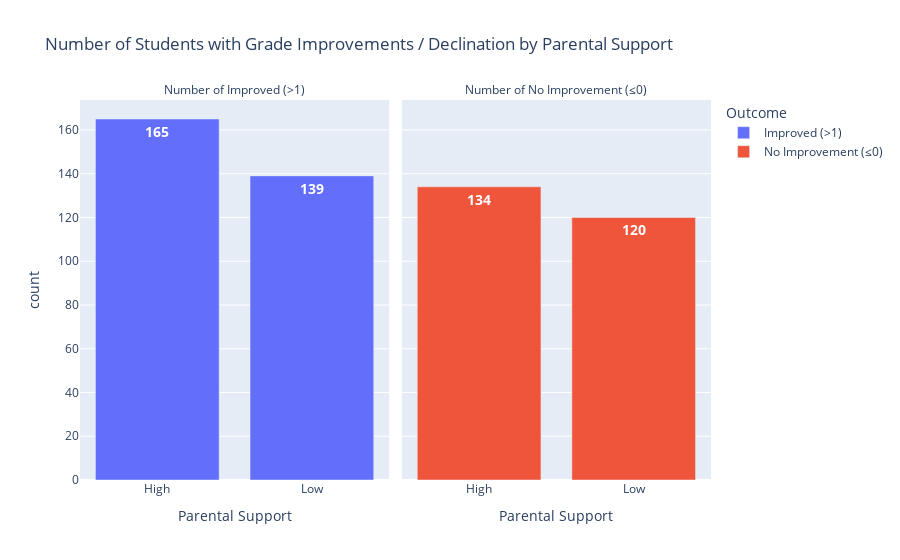
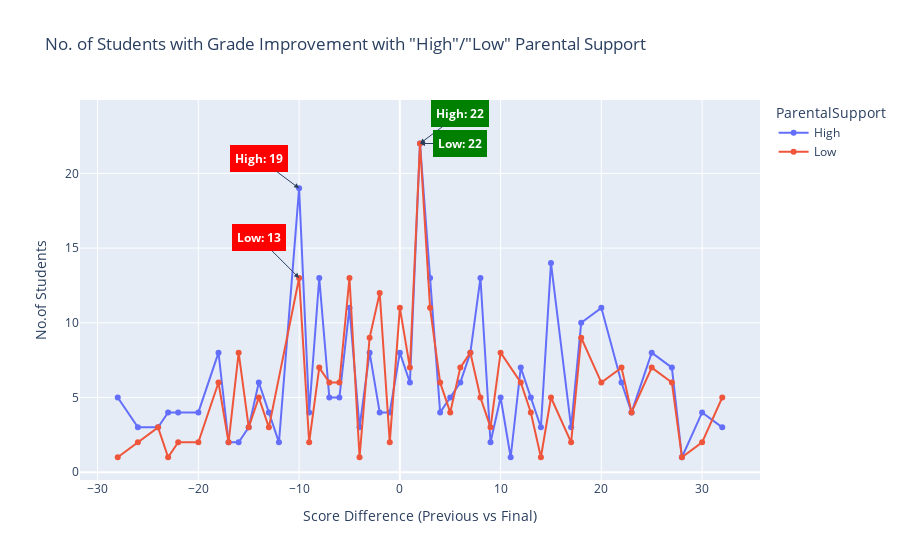

Notebook code cell kept with these figures, in order:
### Code cell
#Study on relationship between parental support and grade improvements (assumptions that parental support helps improve final grade)
def parental_grade(df):

    temp_df = df.copy()
    temp_df['GradeImprovement'] = temp_df['FinalGrade'] - temp_df['PreviousGrade']
    result_df = pd.DataFrame({
        'Improved (>1)': 
        [
            ((temp_df['GradeImprovement'] > 1) & 
            (temp_df['ParentalSupport'] == 'High')).sum()
        ],
        'No Improvement (≤0)': 
        [
            ((temp_df['GradeImprovement'] <= 0) & 
            (temp_df['ParentalSupport'] == 'High')).sum()
        ],
        'Parental Support': 'High'
    })

    result2_df = pd.DataFrame({
        'Improved (>1)': 
        [
            ((temp_df['GradeImprovement'] > 1) & 
            (temp_df['ParentalSupport'] == 'Low')).sum()
        ],
        'No Improvement (≤0)': 
        [
            ((temp_df['GradeImprovement'] <= 0) & 
            (temp_df['ParentalSupport'] == 'Low')).sum()
        ],
        'Parental Support': 'Low'
    })

    temp_df = pd.concat([result_df,result2_df], ignore_index=True)
    temp_df = temp_df.melt(id_vars='Parental Support', value_vars=['Improved (>1)', 'No Improvement (≤0)'],
                           var_name='Outcome', value_name='count')
    
    fig1 = px.bar(temp_df, x='Parental Support', y='count', color='Outcome', facet_col='Outcome', text='count',
                  title='Number of Students with Grade Improvements / Declination by Parental Support')
    fig1.for_each_annotation(lambda x: x.update(text=x.text.replace('Outcome=','Number of ')))
    fig1.update_traces(textfont_size=14, textfont_color='white', textfont_weight='bold')
    fig1.show()

    temp_df = temp_df = df.copy()
    temp_df['GradeImprovement'] = temp_df['FinalGrade'] - temp_df['PreviousGrade']
    temp_df = temp_df[temp_df['ParentalSupport'] != 'Medium']
    temp_df = temp_df.groupby(['ParentalSupport','GradeImprovement'])['StudentID'].count().reset_index(name='count')
    temp_df = temp_df.sort_values(by='GradeImprovement', ascending=True)

    fig2 = px.line(temp_df, x='GradeImprovement', y='count', color='ParentalSupport', markers=True,
                    title='No. of Students with Grade Improvement with "High"/"Low" Parental Support',
                    labels={'count':'No.of Students','GradeImprovement':'Score Difference (Previous vs Final)'})
    
    for i, support in enumerate(temp_df['ParentalSupport'].unique()):
        neg_data = temp_df[(temp_df['ParentalSupport'] == support) & (temp_df['GradeImprovement'] < 0)]
        if not neg_data.empty:
            neg_max = neg_data.loc[neg_data['count'].idxmax()]
            fig2.add_annotation(
                x=neg_max['GradeImprovement'],
                y=neg_max['count'],
                text=f'{support}: {neg_max['count']}',
                showarrow=True,
                arrowhead=2,
                ax=-40,
                ay=-30 - (i*10),
                bordercolor='red',
                borderwidth=1,
                borderpad=4,
                bgcolor='red',
                font_color='white', 
                font_weight='bold'
            )

        pos_data = temp_df[(temp_df['ParentalSupport'] == support) & (temp_df['GradeImprovement'] > 0)]
        if not pos_data.empty:
            pos_max = pos_data.loc[pos_data['count'].idxmax()]
            fig2.add_annotation(
                x=pos_max['GradeImprovement'],
                y=pos_max['count'],
                text=f'{support}: {pos_max['count']}',
                showarrow=True,
                arrowhead=2,
                ax=40,
                ay=-30 + (i*30),
                bordercolor='green',
                borderwidth=1,
                borderpad=4,
                bgcolor='green',
                font_color='white', 
                font_weight='bold'
            )

    fig2.show()

    #Overall the number of students with grade improvements with 'High' parental support is more than 'Low' Parental support
    #this study show parental support has impact on grade improvements
    #however, the number of grade impromements is not heavily influenced by parental support
    #the highest number of grade improvments (22) are recorded at 2 from previous grade, which is not significant
    #the highest number of grade decline (19) are recorded at -10 from previous grade for 'High' parental support
    #assumption : there may be some students who perform worse or lose dmotivation with parental support, whereas some students excel with parental support

    '''
    neg_max = temp_df[temp_df['GradeImprovement'] < 0].loc[temp_df[temp_df['GradeImprovement'] < 0]['count'].idxmax()]
    pos_max = temp_df[temp_df['GradeImprovement'] > 0].loc[temp_df[temp_df['GradeImprovement'] > 0]['count'].idxmax()]
    fig2.add_annotation(x=neg_max['GradeImprovement'], y=neg_max['count'], text=f'Highest: {neg_max["count"]}',
                        showarrow=True, arrowhead=2, ax=0, ay=-20, font_color='red')
    fig2.add_annotation(x=pos_max['GradeImprovement'], y=pos_max['count'], text=f'Highest: {pos_max["count"]}',
                        showarrow=True, arrowhead=2, ax=0, ay=-20, font_color='green')
    '''

parental_grade(df)

### Figure 1 — Plotly figure (JSON) as saved in the notebook; plotly's stock layout.template omitted (floating-point values rounded to 4 significant figures)
{"data": [{"hovertemplate": "Outcome=Improved (>1)<br>Parental Support=%{x}<br>count=%{text}<extra></extra>", "legendgroup": "Improved (>1)", "marker": {"color": "#636efa", "pattern": {"shape": ""}}, "name": "Improved (>1)", "orientation": "v", "showlegend": true, "text": [165.0, 139.0], "textfont": {"color": "white", "size": 14, "weight": "bold"}, "textposition": "auto", "type": "bar", "x": ["High", "Low"], "xaxis": "x", "y": [165, 139], "yaxis": "y"}, {"hovertemplate": "Outcome=No Improvement (≤0)<br>Parental Support=%{x}<br>count=%{text}<extra></extra>", "legendgroup": "No Improvement (≤0)", "marker": {"color": "#EF553B", "pattern": {"shape": ""}}, "name": "No Improvement (≤0)", "orientation": "v", "showlegend": true, "text": [134.0, 120.0], "textfont": {"color": "white", "size": 14, "weight": "bold"}, "textposition": "auto", "type": "bar", "x": ["High", "Low"], "xaxis": "x2", "y": [134, 120], "yaxis": "y2"}], "layout": {"annotations": [{"font": {}, "showarrow": false, "text": "Number of Improved (>1)", "x": 0.245, "xanchor": "center", "xref": "paper", "y": 1, "yanchor": "bottom", "yref": "paper"}, {"font": {}, "showarrow": false, "text": "Number of No Improvement (≤0)", "x": 0.755, "xanchor": "center", "xref": "paper", "y": 1, "yanchor": "bottom", "yref": "paper"}], "barmode": "relative", "legend": {"title": {"text": "Outcome"}, "tracegroupgap": 0}, "title": {"text": "Number of Students with Grade Improvements / Declination by Parental Support"}, "xaxis": {"anchor": "y", "domain": [0, 0.49], "title": {"text": "Parental Support"}}, "xaxis2": {"anchor": "y2", "domain": [0.51, 1], "matches": "x", "title": {"text": "Parental Support"}}, "yaxis": {"anchor": "x", "domain": [0, 1], "title": {"text": "count"}}, "yaxis2": {"anchor": "x2", "domain": [0, 1], "matches": "y", "showticklabels": false}}}

### Figure 2 — Plotly figure (JSON) as saved in the notebook; plotly's stock layout.template omitted (floating-point values rounded to 4 significant figures)
{"data": [{"hovertemplate": "ParentalSupport=High<br>Score Difference (Previous vs Final)=%{x}<br>No.of Students=%{y}<extra></extra>", "legendgroup": "High", "line": {"color": "#636efa", "dash": "solid"}, "marker": {"symbol": "circle"}, "mode": "lines+markers", "name": "High", "orientation": "v", "showlegend": true, "type": "scatter", "x": [-28, -26, -24, -23, -22, -20, -18, -17, -16, -15, -14, -13, -12, -10, -9, -8, -7, -6, -5, -4, -3, -2, -1, 0, 1, 2, 3, 4, 5, 6, 7, 8, 9, 10, 11, 12, 13, 14, 15, 17, 18, 20, 22, 23, 25, 27, 28, 30, 32], "xaxis": "x", "y": [5, 3, 3, 4, 4, 4, 8, 2, 2, 3, 6, 4, 2, 19, 4, 13, 5, 5, 11, 3, 8, 4, 4, 8, 6, 22, 13, 4, 5, 6, 8, 13, 2, 5, 1, 7, 5, 3, 14, 3, 10, 11, 6, 4, 8, 7, 1, 4, 3], "yaxis": "y"}, {"hovertemplate": "ParentalSupport=Low<br>Score Difference (Previous vs Final)=%{x}<br>No.of Students=%{y}<extra></extra>", "legendgroup": "Low", "line": {"color": "#EF553B", "dash": "solid"}, "marker": {"symbol": "circle"}, "mode": "lines+markers", "name": "Low", "orientation": "v", "showlegend": true, "type": "scatter", "x": [-28, -26, -24, -23, -22, -20, -18, -17, -16, -15, -14, -13, -10, -9, -8, -7, -6, -5, -4, -3, -2, -1, 0, 1, 2, 3, 4, 5, 6, 7, 8, 9, 10, 12, 13, 14, 15, 17, 18, 20, 22, 23, 25, 27, 28, 30, 32], "xaxis": "x", "y": [1, 2, 3, 1, 2, 2, 6, 2, 8, 3, 5, 3, 13, 2, 7, 6, 6, 13, 1, 9, 12, 2, 11, 7, 22, 11, 6, 4, 7, 8, 5, 3, 8, 6, 4, 1, 5, 2, 9, 6, 7, 4, 7, 6, 1, 2, 5], "yaxis": "y"}], "layout": {"annotations": [{"arrowhead": 2, "ax": -40, "ay": -30, "bgcolor": "red", "bordercolor": "red", "borderpad": 4, "borderwidth": 1, "font": {"color": "white", "weight": "bold"}, "showarrow": true, "text": "High: 19", "x": -10, "y": 19}, {"arrowhead": 2, "ax": 40, "ay": -30, "bgcolor": "green", "bordercolor": "green", "borderpad": 4, "borderwidth": 1, "font": {"color": "white", "weight": "bold"}, "showarrow": true, "text": "High: 22", "x": 2, "y": 22}, {"arrowhead": 2, "ax": -40, "ay": -40, "bgcolor": "red", "bordercolor": "red", "borderpad": 4, "borderwidth": 1, "font": {"color": "white", "weight": "bold"}, "showarrow": true, "text": "Low: 13", "x": -10, "y": 13}, {"arrowhead": 2, "ax": 40, "ay": 0, "bgcolor": "green", "bordercolor": "green", "borderpad": 4, "borderwidth": 1, "font": {"color": "white", "weight": "bold"}, "showarrow": true, "text": "Low: 22", "x": 2, "y": 22}], "legend": {"title": {"text": "ParentalSupport"}, "tracegroupgap": 0}, "title": {"text": "No. of Students with Grade Improvement with \"High\"/\"Low\" Parental Support"}, "xaxis": {"anchor": "y", "domain": [0, 1], "title": {"text": "Score Difference (Previous vs Final)"}}, "yaxis": {"anchor": "x", "domain": [0, 1], "title": {"text": "No.of Students"}}}}
